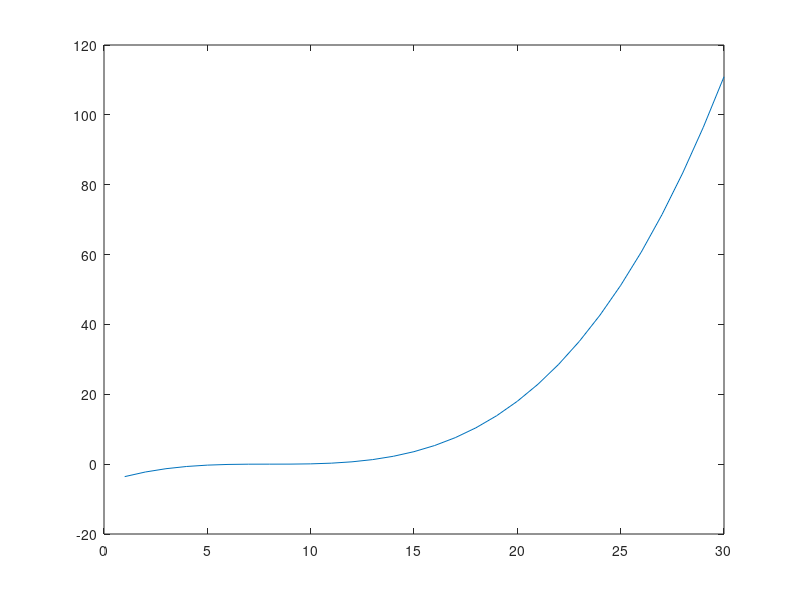

Write MATLAB code to recreate this figure.
clc;
clear all;
x=-15:14;
y=sin(x);
u=8;% distance between knots

%finding knonts position
k=x/u-floor(x/u);
idx=find(k==0);
knots=x(idx);

% B-spline basis functions
t=zeros(4,length(x));
t(1,:)=(x-u)./u;
t(2,:)=x./u;
t(3,:)=(x+u)./u;
t(4,:)=(x+2*u)./u;

B=zeros(4,length(x));
B(4,:)=(1-t(1,:).^3)./6;
B(2,:)=(3*t(2,:).^3-6*t(2,:).^2+4)./6;
B(3,:)=(-3*t(3,:).^3+3*t(3,:).^2+3*t(3,:)+1)./6;
B(1,:)=t(4,:).^3./6;

spline=zeros(1,length(B));
i=floor(x./u)-1;

for l=1:size(B,1)
    spline=spline+B(l,:)*knots(abs(i(l)+l)+1);
end
figure;
plot(spline); hold on;

%figure;
%plot([B(1,:) B(2,:) B(3,:) B(4,:)])
%sp=B(1,:).*(-8)+B(2,:).*0+B(3,:)+B(4,:).*8;
%plot(sp)
